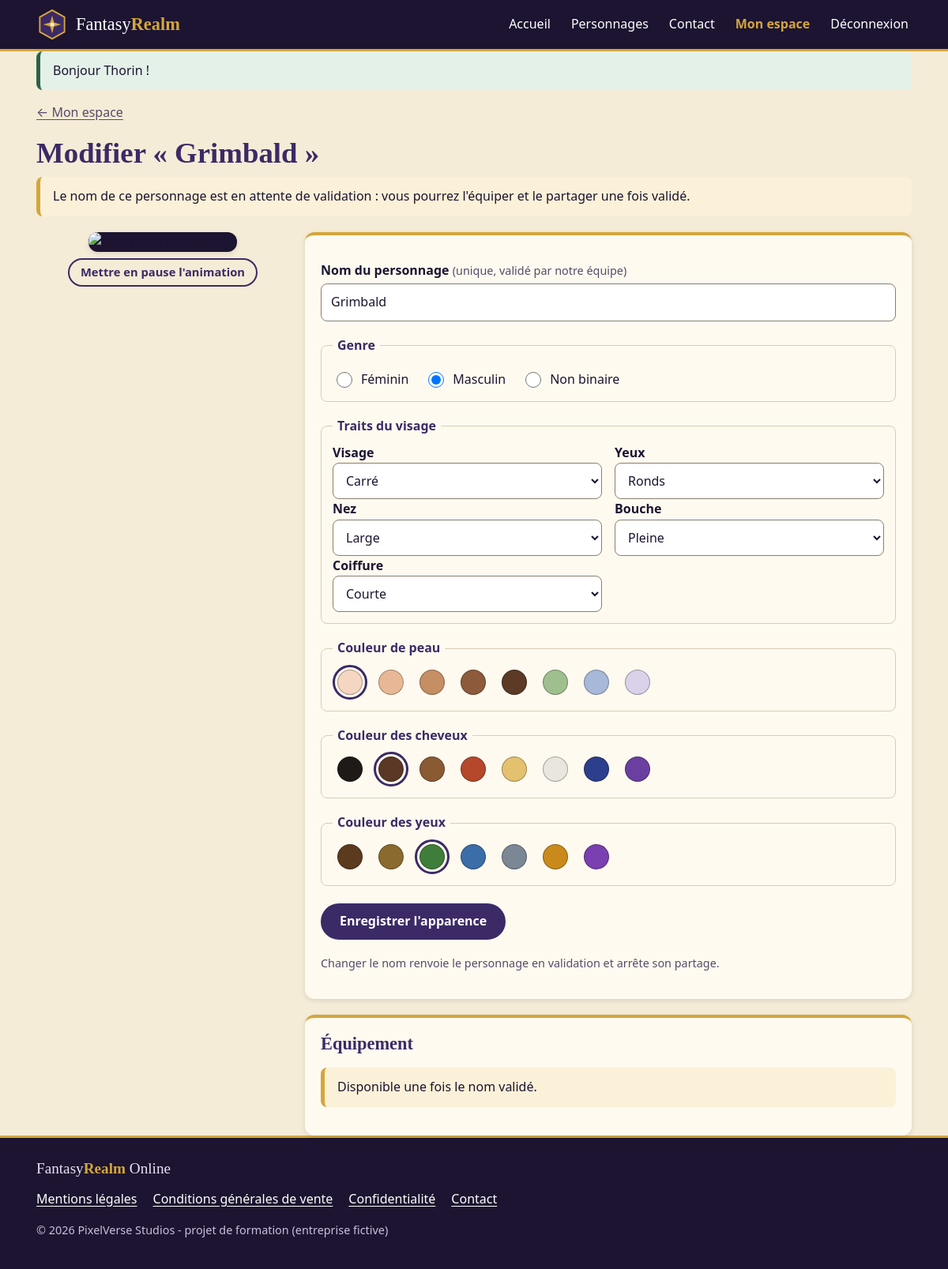
Page /espace/personnage?id=8 (signed in) on the committed database.
### tables this page shows
CREATE TABLE personnages (
    id               INT UNSIGNED AUTO_INCREMENT PRIMARY KEY,
    utilisateur_id   INT UNSIGNED NOT NULL,
    nom              VARCHAR(40)  NOT NULL,
    genre            ENUM('feminin', 'masculin', 'non_binaire') NOT NULL,
    forme_visage     ENUM('ovale', 'rond', 'carre', 'allonge') NOT NULL DEFAULT 'ovale',
    forme_yeux       ENUM('amande', 'ronds', 'plisses', 'grands') NOT NULL DEFAULT 'amande',
    forme_nez        ENUM('droit', 'retrousse', 'aquilin', 'large') NOT NULL DEFAULT 'droit',
    forme_bouche     ENUM('fine', 'pleine', 'souriante', 'severe') NOT NULL DEFAULT 'fine',
    coiffure         ENUM('courte', 'longue', 'tresse', 'chauve', 'crete') NOT NULL DEFAULT 'courte',
    couleur_peau     CHAR(7)      NOT NULL COMMENT 'Couleur hexadécimale #rrggbb choisie dans une palette',
    couleur_cheveux  CHAR(7)      NOT NULL,
    couleur_yeux     CHAR(7)      NOT NULL,
    statut           ENUM('en_attente', 'valide') NOT NULL DEFAULT 'en_attente'
                     COMMENT 'Un nom refusé entraîne la suppression du personnage',
    partage          BOOLEAN      NOT NULL DEFAULT FALSE,
    cree_le          DATETIME     NOT NULL DEFAULT CURRENT_TIMESTAMP,
    modifie_le       DATETIME     NULL,
    valide_le        DATETIME     NULL,
    CONSTRAINT uq_personnages_nom UNIQUE (nom),
    CONSTRAINT fk_personnages_utilisateur FOREIGN KEY (utilisateur_id)
        REFERENCES utilisateurs (id) ON DELETE CASCADE,
     
    CONSTRAINT ck_personnages_partage CHECK (partage = FALSE OR statut = 'valide'),
    INDEX idx_personnages_galerie (partage, statut, genre, cree_le)
);

### src/Core/View.php (called while the page is built, shortened)
<?php
class View
{
    public static function render(string $template, array $data = []): void
    {
        extract($data, EXTR_SKIP);
        require ROOT . '/templates/' . $template . '.php';
        require ROOT . '/templates/layout.php';
    }
}

### src/Controllers/EspaceController.php (called while the page is built, shortened)
<?php
class EspaceController
{
    private static function erreurs(): array
    {
        $e = $_SESSION['_erreurs'] ?? [];
        return $e;
    }
    private static function monPersonnage(mixed $id): array
    {
        $p = Personnage::trouverDuProprietaire(Validator::id($id) ?? 0, (int) Auth::id());
        return $p;
    }
    public function formulaireModification(): void
    {
        $p = self::monPersonnage($_GET['id'] ?? null);
        $saisie = Flash::saisie();
        View::render('espace/formulaire', [
            'title'       => 'Modifier ' . $p['nom'],
            'p'           => $saisie + $p,
            'personnage'  => $p,
            'erreurs'     => self::erreurs(),
            'mode'        => 'modification',
            'equipement'  => array_column(Personnage::equipement((int) $p['id']), null, 'categorie'),
            'catalogue'   => Accessoire::actifsParCategorie(),
        ]);
    }
}

### src/Core/Router.php (called while the page is built, shortened)
<?php
class Router
{
    private array $routes = [];
    public function get(string $path, array $action, string|array $roles = []): void
    {
        $this->routes['GET'][$path] = ['action' => $action, 'roles' => (array) $roles];
    }
    public function post(string $path, array $action, string|array $roles = []): void
    {
        $this->routes['POST'][$path] = ['action' => $action, 'roles' => (array) $roles];
    }
    public function dispatch(string $method, string $uri): void
    {
        $path = parse_url($uri, PHP_URL_PATH) ?: '/';
        $path = $path === '/' ? '/' : rtrim($path, '/');
        $route = $this->routes[$method][$path] ?? null;
        $utilisateur = Auth::utilisateur();
        [$class, $methodName] = $route['action'];
        (new $class())->$methodName();
    }
}

### public/index.php (called while the page is built, shortened)
<?php
$joueur = 'joueur';
$personnel = ['employe', 'admin'];
$admin = 'admin';
$r = new Router();
$r->get('/', [PageController::class, 'accueil']);
$r->get('/mentions-legales', [PageController::class, 'mentionsLegales']);
$r->get('/conditions-generales', [PageController::class, 'conditionsGenerales']);
$r->get('/confidentialite', [PageController::class, 'confidentialite']);
$r->get('/contact', [ContactController::class, 'formulaire']);
$r->post('/contact', [ContactController::class, 'envoyer']);
$r->get('/api/pseudo', [ContactController::class, 'apiPseudo']);
$r->get('/personnages', [GalerieController::class, 'liste']);
$r->get('/personnage', [GalerieController::class, 'detail']);
$r->get('/avatar', [GalerieController::class, 'avatar']);
$r->post('/personnage/avis', [GalerieController::class, 'deposerAvis'], $joueur);
$r->get('/inscription', [AuthController::class, 'formulaireInscription']);
$r->post('/inscription', [AuthController::class, 'inscription']);
$r->get('/connexion', [AuthController::class, 'formulaireConnexion']);
$r->post('/connexion', [AuthController::class, 'connexion']);
$r->post('/deconnexion', [AuthController::class, 'deconnexion']);
$r->get('/mot-de-passe-oublie', [AuthController::class, 'formulaireOubli']);
$r->post('/mot-de-passe-oublie', [AuthController::class, 'oubli']);
$r->get('/espace/mot-de-passe', [AuthController::class, 'formulaireChangement'], [$joueur, ...$personnel]);
$r->post('/espace/mot-de-passe', [AuthController::class, 'changement'], [$joueur, ...$personnel]);
$r->post('/espace/supprimer-compte', [AuthController::class, 'supprimerCompte'], $joueur);
$r->get('/espace', [EspaceController::class, 'index'], $joueur);
$r->get('/espace/creer', [EspaceController::class, 'formulaireCreation'], $joueur);
$r->post('/espace/creer', [EspaceController::class, 'creer'], $joueur);
$r->get('/espace/personnage', [EspaceController::class, 'formulaireModification'], $joueur);
$r->post('/espace/personnage', [EspaceController::class, 'modifier'], $joueur);
$r->post('/espace/equiper', [EspaceController::class, 'equiper'], $joueur);
$r->post('/espace/partager', [EspaceController::class, 'partager'], $joueur);
$r->post('/espace/dupliquer', [EspaceController::class, 'dupliquer'], $joueur);
$r->post('/espace/supprimer', [EspaceController::class, 'supprimer'], $joueur);
$r->get('/apercu', [EspaceController::class, 'apercu'], $joueur);
$r->get('/gestion', [GestionController::class, 'index'], $personnel);
$r->post('/gestion/personnage/valider', [GestionController::class, 'validerPersonnage'], $personnel);
$r->post('/gestion/personnage/rejeter', [GestionController::class, 'rejeterPersonnage'], $personnel);
$r->post('/gestion/avis', [GestionController::class, 'modererAvis'], $personnel);
$r->get('/gestion/accessoires', [GestionController::class, 'accessoires'], $personnel);
$r->post('/gestion/accessoires', [GestionController::class, 'creerAccessoire'], $personnel);
$r->post('/gestion/accessoires/etat', [GestionController::class, 'etatAccessoire'], $personnel);
$r->post('/gestion/accessoires/supprimer', [GestionController::class, 'supprimerAccessoire'], $personnel);
$r->get('/gestion/personnages', [GestionController::class, 'personnages'], $personnel);
$r->post('/gestion/personnages/supprimer', [GestionController::class, 'supprimerPersonnage'], $personnel);
$r->get('/gestion/joueurs', [GestionController::class, 'joueurs'], $personnel);
$r->post('/gestion/joueurs/statut', [GestionController::class, 'statutJoueur'], $personnel);
$r->post('/gestion/joueurs/supprimer', [GestionController::class, 'supprimerJoueur'], $personnel);
$r->get('/admin/employes', [AdminController::class, 'employes'], $admin);
$r->post('/admin/employes', [AdminController::class, 'creerEmploye'], $admin);
$r->post('/admin/employes/mot-de-passe', [AdminController::class, 'motDePasseEmploye'], $admin);
$r->post('/admin/employes/statut', [AdminController::class, 'statutEmploye'], $admin);
$r->post('/admin/employes/supprimer', [AdminController::class, 'supprimerEmploye'], $admin);
$r->get('/admin/logs', [AdminController::class, 'logs'], $admin);
$r->dispatch($_SERVER['REQUEST_METHOD'], $_SERVER['REQUEST_URI']);

### src/Core/Database.php (called while the page is built, shortened)
<?php
final class Database
{
    private static ?PDO $pdo = null;
    public static function pdo(): PDO
    {
        if (self::$pdo === null) {
            $dsn = sprintf(
                'mysql:host=%s;port=%s;dbname=%s;charset=utf8mb4',
                $_ENV['DB_HOST'] ?? 'localhost',
                $_ENV['DB_PORT'] ?? '3306',
                $_ENV['DB_NAME'] ?? 'fantasyrealm'
            );
            self::$pdo = new PDO($dsn, $_ENV['DB_USER'] ?? '', $_ENV['DB_PASSWORD'] ?? '', [
                PDO::ATTR_ERRMODE            => PDO::ERRMODE_EXCEPTION,
                PDO::ATTR_DEFAULT_FETCH_MODE => PDO::FETCH_ASSOC,
                PDO::ATTR_EMULATE_PREPARES   => false,
            ]);
            self::$pdo->exec("SET time_zone = '+00:00'");
        }
        return self::$pdo;
    }
    public static function run(string $sql, array $params = []): \PDOStatement
    {
        $stmt = self::pdo()->prepare($sql);
        $stmt->execute($params);
        return $stmt;
    }
}

### src/Models/Personnage.php (called while the page is built, shortened)
<?php
final class Personnage
{
    public static function trouver(int $id): ?array
    {
        $p = Database::run(
            'SELECT p.*, u.pseudo, u.email AS email_proprietaire,
                    (SELECT ROUND(AVG(a.note), 1) FROM avis a WHERE a.personnage_id = p.id AND a.statut = \'valide\') AS note_moyenne
             FROM personnages p JOIN utilisateurs u ON u.id = p.utilisateur_id
             WHERE p.id = :id',
            ['id' => $id]
        )->fetch();
        return $p ?: null;
    }
    public static function trouverDuProprietaire(int $id, int $utilisateurId): ?array
    {
        $p = self::trouver($id);
        return ($p !== null && (int) $p['utilisateur_id'] === $utilisateurId) ? $p : null;
    }
}

### src/helpers.php (called while the page is built, shortened)
<?php
function e(?string $value): string
{
    return htmlspecialchars($value ?? '', ENT_QUOTES | ENT_SUBSTITUTE, 'UTF-8');
}
function aria_erreur(array $erreurs, string $champ): string
{
    return isset($erreurs[$champ]) ? ' aria-invalid="true" aria-describedby="erreur-' . e($champ) . '"' : '';
}

### src/Core/Validator.php (called while the page is built, shortened)
<?php
final class Validator
{
    public static function id(mixed $valeur): ?int
    {
        $v = filter_var($valeur, FILTER_VALIDATE_INT, ['options' => ['min_range' => 1]]);
        return $v === false ? null : $v;
    }
}

### src/Core/Auth.php (called while the page is built, shortened)
<?php
final class Auth
{
    private static ?array $utilisateur = null;
    private static bool $charge = false;
    public static function utilisateur(): ?array
    {
        if (!self::$charge) {
            self::$charge = true;
            $id = $_SESSION['utilisateur_id'] ?? null;
            $u = $id ? Utilisateur::trouver((int) $id) : null;
            self::$utilisateur = $u;
        }
        return self::$utilisateur;
    }
    public static function id(): ?int
    {
        return isset(self::utilisateur()['id']) ? (int) self::utilisateur()['id'] : null;
    }
}

### src/Models/Utilisateur.php (called while the page is built, shortened)
<?php
final class Utilisateur
{
    public static function trouver(int $id): ?array
    {
        $u = Database::run('SELECT ' . self::COLONNES . ' FROM utilisateurs WHERE id = :id', ['id' => $id])->fetch();
        return $u ?: null;
    }
}

### templates/espace/formulaire.php (the view, shortened to what this page needs)
<?php
$creation = $mode === 'creation';
$traitsApercu = array_intersect_key($p, array_flip(['genre', ...array_keys(Apparence::FORMES), ...array_keys(Apparence::PALETTES)]));
?>
<p><a href="/espace" class="lien-discret">&larr; Mon espace</a></p>
<header class="titre-page">
    <h1><?= $creation ? 'Créer un personnage' : 'Modifier « ' . e($personnage['nom']) . ' »' ?></h1>
    <?php if (!$creation && $personnage['statut'] === 'en_attente'): ?>
        <p class="flash flash-info">Le nom de ce personnage est en attente de validation : vous pourrez l'équiper et le partager une fois validé.</p>
    <?php endif; ?>
</header>
<div class="atelier">
    <figure class="atelier-apercu" aria-live="polite">
        <img id="apercu" src="/apercu?<?= e(http_build_query($traitsApercu)) ?>" alt="Aperçu du personnage" width="300" height="390" class="anime">
        <figcaption>
            <button type="button" class="bouton bouton-petit bouton-secondaire" id="bouton-action" hidden aria-pressed="true">Mettre en pause l'animation</button>
        </figcaption>
    </figure>
    <div class="atelier-formulaires">
        <form method="post" action="<?= $creation ? '/espace/creer' : '/espace/personnage' ?>" class="formulaire carte" id="form-apparence">
            <label for="nom">Nom du personnage <span class="aide">(unique, validé par notre équipe)</span></label>
            <input type="text" id="nom" name="nom" required minlength="2" maxlength="40" value="<?= e($p['nom'] ?? '') ?>"<?= aria_erreur($erreurs, 'nom') ?>>
            <fieldset>
                <legend>Genre</legend>
                <div class="choix-ligne">
                    <?php foreach (Apparence::GENRES as $code => $libelle): ?>
                        <span class="case">
                            <input type="radio" id="genre-<?= e($code) ?>" name="genre" value="<?= e($code) ?>" data-apercu<?= $p['genre'] === $code ? ' checked' : '' ?> required>
                            <label for="genre-<?= e($code) ?>"><?= e($libelle) ?></label>
                        </span>
                    <?php endforeach; ?>
                </div>
            </fieldset>
            <fieldset>
                <legend>Traits du visage</legend>
                <div class="grille-champs">
                    <?php foreach (Apparence::FORMES as $champ => $options): ?>
                        <div>
                            <label for="<?= e($champ) ?>"><?= e(['forme_visage' => 'Visage', 'forme_yeux' => 'Yeux', 'forme_nez' => 'Nez',
                                    'forme_bouche' => 'Bouche', 'coiffure' => 'Coiffure'][$champ]) ?></label>
                            <select id="<?= e($champ) ?>" name="<?= e($champ) ?>" data-apercu<?= aria_erreur($erreurs, $champ) ?>>
                                <?php foreach ($options as $val => $lib): ?>
                                    <option value="<?= e($val) ?>"<?= $p[$champ] === $val ? ' selected' : '' ?>><?= e($lib) ?></option>
                                <?php endforeach; ?>
                            </select>
                        </div>
                    <?php endforeach; ?>
                </div>
            </fieldset>
            <?php foreach (Apparence::PALETTES as $champ => $couleurs): ?>
                <fieldset class="palette">
                    <legend><?= e(['couleur_peau' => 'Couleur de peau', 'couleur_cheveux' => 'Couleur des cheveux', 'couleur_yeux' => 'Couleur des yeux'][$champ]) ?></legend>
                    <div class="nuancier">
                        <?php foreach ($couleurs as $hex => $nom): ?>
                            <span class="nuance">
                                <label for="<?= e($champ . substr($hex, 1)) ?>" title="<?= e($nom) ?>">
                                    <span class="pastille" data-couleur="<?= e($hex) ?>" aria-hidden="true"></span>
                                </label>
                            </span>
                        <?php endforeach; ?>
                    </div>
                </fieldset>
            <?php endforeach; ?>
            <button type="submit" class="bouton"><?= $creation ? 'Créer le personnage' : 'Enregistrer l\'apparence' ?></button>
            <?php if (!$creation): ?>
                <p class="petit">Changer le nom renvoie le personnage en validation et arrête son partage.</p>
            <?php endif; ?>
        </form>
        <?php if (!$creation): ?>
            <form method="post" action="/espace/equiper" class="formulaire carte" id="equipement">
                <h2>Équipement</h2>
                <?php if ($personnage['statut'] !== 'valide'): ?>
                    <p class="flash flash-info">Disponible une fois le nom validé.</p>
                <?php endif; ?>
            </form>
        <?php endif; ?>
    </div>
</div>

### rows in the picture
personnages: nom "Grimbald", genre "☐ Féminin", genre "☑ Masculin", genre "☐ Non binaire", forme_visage "Carré", forme_yeux "Ronds", forme_nez "Large", forme_bouche "Pleine", coiffure "Courte"

### other values in the picture
$f['message'] "Bonjour Thorin !"
$libelle "Féminin"
$libelle "Masculin"
$libelle "Non binaire"
